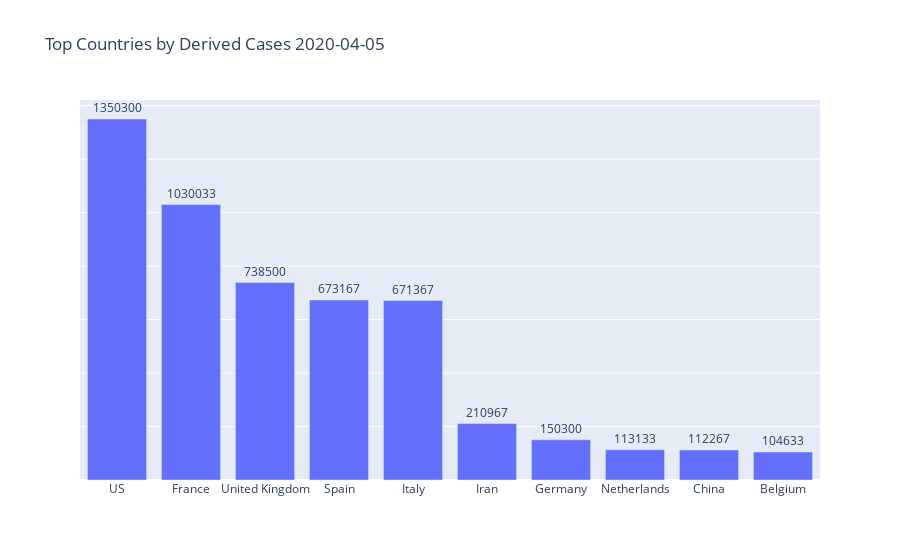

Notebook code for this chart:
### Code cell
totalcases = pd_sims.loc['derivedConfirmed'].sort_values(ascending=False)
top10 = totalcases.head(10)
fig = go.Figure(go.Bar(x=top10.index, y=top10.values,
                      text=top10.values,
            textposition='outside'))
fig.update_layout(title_text='Top Countries by Derived Cases '+lastrecordeddate)
fig.update_yaxes(showticklabels=False)

fig.show()

### Figure 1 — Plotly figure (JSON) as saved in the notebook; plotly's stock layout.template omitted (floating-point values rounded to 4 significant figures)
{"data": [{"text": [1350300, 1030033, 738500, 673167, 671367, 210967, 150300, 113133, 112267, 104633], "textposition": "outside", "type": "bar", "x": ["US", "France", "United Kingdom", "Spain", "Italy", "Iran", "Germany", "Netherlands", "China", "Belgium"], "y": [1350300, 1030033, 738500, 673167, 671367, 210967, 150300, 113133, 112267, 104633]}], "layout": {"title": {"text": "Top Countries by Derived Cases 2020-04-05"}, "yaxis": {"showticklabels": false}}}
